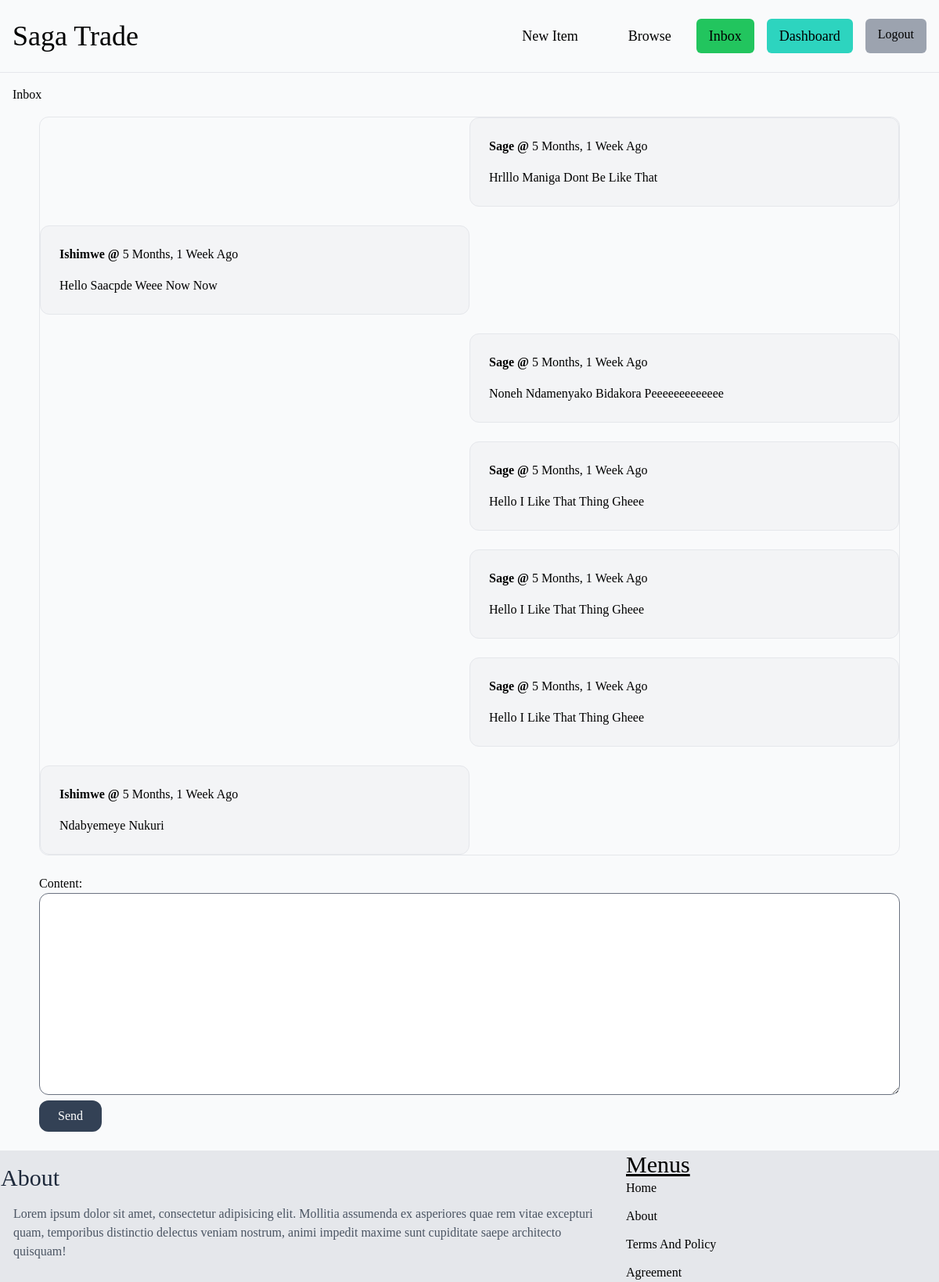
The app's page /inbox/10/ (signed in) with its own data.
### message/models.py (models this page shows)
class ConversationMessage(models.Model):
    conversation = models.ForeignKey(Conversation,related_name="messages",on_delete=models.CASCADE)
    content = models.TextField()
    created_at = models.DateTimeField(auto_now=True)
    updated_at = models.DateTimeField(auto_now_add=True)
    createdBy = models.ForeignKey(User,related_name='created_messages',on_delete=models.CASCADE)

### message/views.py (the view)
# urls.py: path('<int:pk>/',detail,name='detail'),
@login_required()
def detail(request,pk):
    conversation = Conversation.objects.filter(
        members__in=[request.user.id]).get(pk=pk)
    if request.method == 'POST':
        form = ConversationForm(request.POST)
        if form.is_valid():
            conversation_message = form.save(commit=False)
            conversation_message.conversation = conversation
            conversation_message.createdBy = request.user
            conversation_message.save()
            conversation.save()
            return redirect('message:detail', pk=pk)
    else:
        form = ConversationForm()
    return render(request, 'detail.html',{
            'conversation': conversation,
            'form':form
    }
    )

### message/form.py
class ConversationForm(forms.ModelForm):
    class Meta:
        model = ConversationMessage
        fields = ('content',)
        widgets = {
            'content': forms.Textarea(attrs={
            'class': 'w-full  rounded-xl',
            })
        }

### message/templates/detail.html (shortened to what this page needs)
{% extends 'index.html' %}
{% block content %}
<h1 class="m-4">Inbox</h1>
<div  class="space-y-6 w-11/12 mx-auto border rounded-xl grid">
{% for message in conversation.messages.all %}
<div class="p-6  md:w-1/2  border {% if message.createdBy == request.user %} md:justify-self-end bg-blue-200 {% endif %} bg-gray-100 rounded-xl">
<div>
    <p class="mb-4 capitalize">
        <strong>{{message.createdBy }} @  </strong>
    {{message.created_at | timesince}} ago
 </p>
 <p class="capitalize">{{message.content}}</p>
</div>
</div>
{%empty%}
No Conversation
{% endfor %}
</div>
<form class="w-11/12 my-6 mx-auto" action="." method="post">
    {{form}}
     <button
      class="py-2 capitalize px-6 mx-auto rounded-xl bg-slate-700 hover:bg-slate-900 text-white"
      type="submit"
    >
      Send
    </button>
</form>
{% endblock content %}

### records on screen
ConversationMessage: createdBy "Sage", created_at "5 Months, 1 Week", content "Hrlllo Maniga Dont Be Like That"
ConversationMessage: createdBy "Ishimwe", created_at "5 Months, 1 Week", content "Hello Saacpde Weee Now Now"
ConversationMessage: createdBy "Sage", created_at "5 Months, 1 Week", content "Noneh Ndamenyako Bidakora Peeeeeeeeeeeee"
ConversationMessage: createdBy "Sage", created_at "5 Months, 1 Week", content "Hello I Like That Thing Gheee"
ConversationMessage: createdBy "Sage", created_at "5 Months, 1 Week", content "Hello I Like That Thing Gheee"
ConversationMessage: createdBy "Sage", created_at "5 Months, 1 Week", content "Hello I Like That Thing Gheee"
ConversationMessage: createdBy "Ishimwe", created_at "5 Months, 1 Week", content "Ndabyemeye Nukuri"
